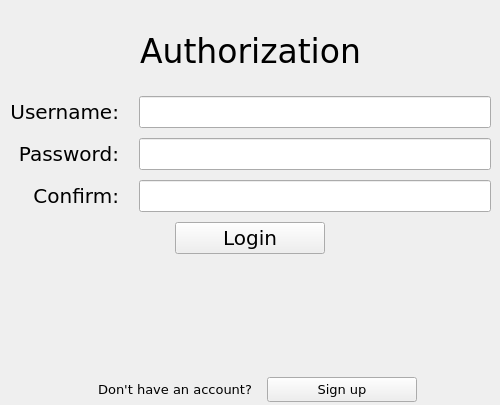
<?xml version="1.0" encoding="UTF-8"?>
<ui version="4.0">
 <class>MainWindow</class>
 <widget class="QMainWindow" name="MainWindow">
  <property name="geometry">
   <rect>
    <x>0</x>
    <y>0</y>
    <width>500</width>
    <height>405</height>
   </rect>
  </property>
  <property name="minimumSize">
   <size>
    <width>500</width>
    <height>405</height>
   </size>
  </property>
  <property name="maximumSize">
   <size>
    <width>500</width>
    <height>405</height>
   </size>
  </property>
  <property name="windowTitle">
   <string>Library</string>
  </property>
  <widget class="QWidget" name="centralwidget">
   <widget class="QWidget" name="gridLayoutWidget">
    <property name="geometry">
     <rect>
      <x>10</x>
      <y>10</y>
      <width>481</width>
      <height>400</height>
     </rect>
    </property>
    <layout class="QGridLayout" name="gridLayout">
     <property name="sizeConstraint">
      <enum>QLayout::SetMaximumSize</enum>
     </property>
     <property name="topMargin">
      <number>6</number>
     </property>
     <property name="bottomMargin">
      <number>6</number>
     </property>
     <property name="horizontalSpacing">
      <number>20</number>
     </property>
     <property name="verticalSpacing">
      <number>10</number>
     </property>
     <item row="7" column="0" colspan="2">
      <spacer name="spacer">
       <property name="orientation">
        <enum>Qt::Horizontal</enum>
       </property>
       <property name="sizeHint" stdset="0">
        <size>
         <width>0</width>
         <height>70</height>
        </size>
       </property>
      </spacer>
     </item>
     <item row="9" column="0" colspan="2">
      <layout class="QFormLayout" name="formLayout">
       <property name="sizeConstraint">
        <enum>QLayout::SetMinimumSize</enum>
       </property>
       <property name="labelAlignment">
        <set>Qt::AlignBottom|Qt::AlignHCenter</set>
       </property>
       <property name="formAlignment">
        <set>Qt::AlignCenter</set>
       </property>
       <property name="horizontalSpacing">
        <number>15</number>
       </property>
       <item row="0" column="1">
        <widget class="QPushButton" name="buttonMode">
         <property name="maximumSize">
          <size>
           <width>150</width>
           <height>16777215</height>
          </size>
         </property>
         <property name="font">
          <font>
           <family>DejaVu Sans</family>
           <pointsize>10</pointsize>
          </font>
         </property>
         <property name="text">
          <string>Sign up</string>
         </property>
        </widget>
       </item>
       <item row="0" column="0">
        <widget class="QLabel" name="labelQuestion">
         <property name="sizePolicy">
          <sizepolicy hsizetype="Preferred" vsizetype="Preferred">
           <horstretch>0</horstretch>
           <verstretch>0</verstretch>
          </sizepolicy>
         </property>
         <property name="font">
          <font>
           <family>DejaVu Sans</family>
           <pointsize>10</pointsize>
           <weight>50</weight>
           <italic>false</italic>
           <bold>false</bold>
          </font>
         </property>
         <property name="text">
          <string>Don't have an account?</string>
         </property>
         <property name="alignment">
          <set>Qt::AlignCenter</set>
         </property>
        </widget>
       </item>
      </layout>
     </item>
     <item row="2" column="1">
      <widget class="QLineEdit" name="editPassword">
       <property name="sizePolicy">
        <sizepolicy hsizetype="Expanding" vsizetype="Preferred">
         <horstretch>0</horstretch>
         <verstretch>0</verstretch>
        </sizepolicy>
       </property>
       <property name="maximumSize">
        <size>
         <width>16777215</width>
         <height>40</height>
        </size>
       </property>
       <property name="font">
        <font>
         <family>DejaVu Sans</family>
         <pointsize>15</pointsize>
        </font>
       </property>
       <property name="maxLength">
        <number>20</number>
       </property>
      </widget>
     </item>
     <item row="2" column="0">
      <widget class="QLabel" name="labelPassword">
       <property name="font">
        <font>
         <family>DejaVu Sans</family>
         <pointsize>15</pointsize>
         <weight>50</weight>
         <bold>false</bold>
        </font>
       </property>
       <property name="text">
        <string>Password:</string>
       </property>
       <property name="alignment">
        <set>Qt::AlignRight|Qt::AlignTrailing|Qt::AlignVCenter</set>
       </property>
      </widget>
     </item>
     <item row="6" column="0" colspan="2">
      <widget class="QLabel" name="labelMessage">
       <property name="enabled">
        <bool>true</bool>
       </property>
       <property name="font">
        <font>
         <family>DejaVu Sans</family>
         <pointsize>12</pointsize>
         <weight>50</weight>
         <bold>false</bold>
        </font>
       </property>
       <property name="text">
        <string/>
       </property>
       <property name="alignment">
        <set>Qt::AlignHCenter|Qt::AlignTop</set>
       </property>
      </widget>
     </item>
     <item row="5" column="0" colspan="2">
      <layout class="QFormLayout" name="formLayout_2">
       <property name="sizeConstraint">
        <enum>QLayout::SetMinimumSize</enum>
       </property>
       <property name="labelAlignment">
        <set>Qt::AlignBottom|Qt::AlignHCenter</set>
       </property>
       <property name="formAlignment">
        <set>Qt::AlignCenter</set>
       </property>
       <property name="horizontalSpacing">
        <number>15</number>
       </property>
       <item row="0" column="0" colspan="2">
        <widget class="QPushButton" name="buttonEnter">
         <property name="maximumSize">
          <size>
           <width>150</width>
           <height>16777215</height>
          </size>
         </property>
         <property name="font">
          <font>
           <family>DejaVu Sans</family>
           <pointsize>15</pointsize>
           <italic>false</italic>
          </font>
         </property>
         <property name="text">
          <string>Login</string>
         </property>
        </widget>
       </item>
      </layout>
     </item>
     <item row="3" column="1">
      <widget class="QLineEdit" name="editConfirm">
       <property name="sizePolicy">
        <sizepolicy hsizetype="Expanding" vsizetype="Preferred">
         <horstretch>0</horstretch>
         <verstretch>0</verstretch>
        </sizepolicy>
       </property>
       <property name="maximumSize">
        <size>
         <width>16777215</width>
         <height>40</height>
        </size>
       </property>
       <property name="font">
        <font>
         <family>DejaVu Sans</family>
         <pointsize>15</pointsize>
        </font>
       </property>
       <property name="maxLength">
        <number>20</number>
       </property>
      </widget>
     </item>
     <item row="3" column="0">
      <widget class="QLabel" name="labelConfirm">
       <property name="enabled">
        <bool>true</bool>
       </property>
       <property name="font">
        <font>
         <family>DejaVu Sans</family>
         <pointsize>15</pointsize>
         <weight>50</weight>
         <bold>false</bold>
        </font>
       </property>
       <property name="text">
        <string>Confirm:</string>
       </property>
       <property name="alignment">
        <set>Qt::AlignRight|Qt::AlignTrailing|Qt::AlignVCenter</set>
       </property>
      </widget>
     </item>
     <item row="0" column="0" colspan="2">
      <widget class="QLabel" name="labelTitle">
       <property name="sizePolicy">
        <sizepolicy hsizetype="Preferred" vsizetype="Preferred">
         <horstretch>0</horstretch>
         <verstretch>0</verstretch>
        </sizepolicy>
       </property>
       <property name="minimumSize">
        <size>
         <width>0</width>
         <height>70</height>
        </size>
       </property>
       <property name="font">
        <font>
         <family>DejaVu Sans</family>
         <pointsize>25</pointsize>
         <weight>50</weight>
         <bold>false</bold>
        </font>
       </property>
       <property name="text">
        <string>Authorization</string>
       </property>
       <property name="alignment">
        <set>Qt::AlignCenter</set>
       </property>
      </widget>
     </item>
     <item row="1" column="0">
      <widget class="QLabel" name="labelLogin">
       <property name="sizePolicy">
        <sizepolicy hsizetype="Preferred" vsizetype="Preferred">
         <horstretch>0</horstretch>
         <verstretch>0</verstretch>
        </sizepolicy>
       </property>
       <property name="font">
        <font>
         <family>DejaVu Sans</family>
         <pointsize>15</pointsize>
         <weight>50</weight>
         <bold>false</bold>
        </font>
       </property>
       <property name="text">
        <string>Username:</string>
       </property>
       <property name="alignment">
        <set>Qt::AlignRight|Qt::AlignTrailing|Qt::AlignVCenter</set>
       </property>
      </widget>
     </item>
     <item row="1" column="1">
      <widget class="QLineEdit" name="editLogin">
       <property name="sizePolicy">
        <sizepolicy hsizetype="Expanding" vsizetype="Preferred">
         <horstretch>0</horstretch>
         <verstretch>0</verstretch>
        </sizepolicy>
       </property>
       <property name="maximumSize">
        <size>
         <width>16777215</width>
         <height>40</height>
        </size>
       </property>
       <property name="font">
        <font>
         <family>DejaVu Sans</family>
         <pointsize>15</pointsize>
        </font>
       </property>
       <property name="maxLength">
        <number>20</number>
       </property>
      </widget>
     </item>
    </layout>
   </widget>
  </widget>
 </widget>
 <resources/>
 <connections/>
</ui>
